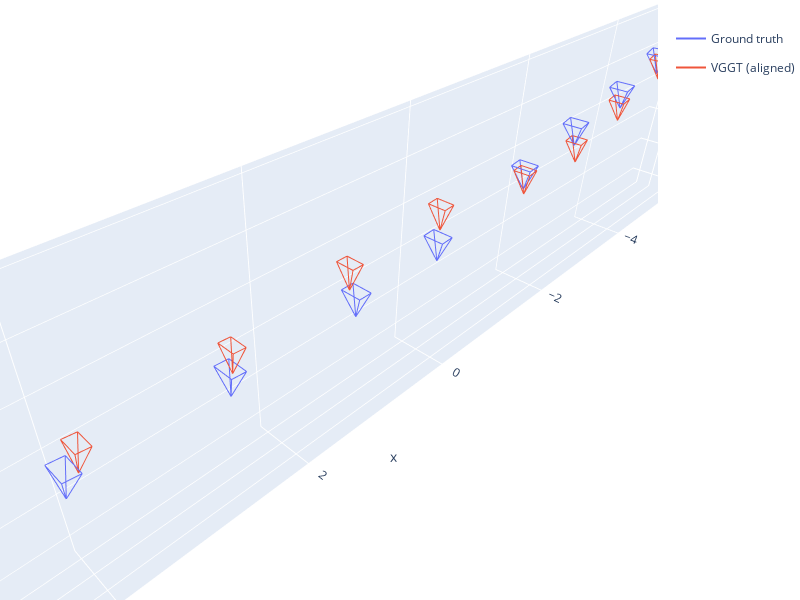

Notebook source saved alongside this figure:
### Code cell
gt_cams = make_camera_batch(gt_pose_map, gt_spec_map)
# any_cams = make_camera_batch(aligned_any_pose_map, any_spec_map)
vggt_cams = make_camera_batch(aligned_vggt_pose_map, vggt_spec_map)
mvo_cams = make_camera_batch(aligned_mvo_pose_map, mvo_spec_map)


fig = v3d.make_fig(
    gt_cams.replace_fig_config(name="Ground truth", scale=0.3),
    vggt_cams.replace_fig_config(name="VGGT (aligned)", scale=0.3),
    show_zero=True,
)
fig.update_layout(width=800, height=600)
fig.show()

### Figure 1 — Plotly figure (JSON) as saved in the notebook; plotly's stock layout.template omitted (floating-point values rounded to 4 significant figures; data arrays with more than 128 entries replaced by an {"elided": "..."} marker saying what was removed)
{"data": [{"legendgroup": "Ground truth", "mode": "lines", "name": "Ground truth", "type": "scatter3d", "x": {"elided": "288 float values"}, "y": {"elided": "288 float values"}, "z": {"elided": "288 float values"}}, {"legendgroup": "VGGT (aligned)", "mode": "lines", "name": "VGGT (aligned)", "type": "scatter3d", "x": {"elided": "288 float values"}, "y": {"elided": "288 float values"}, "z": {"elided": "288 float values"}}, {"marker": {"color": "rgba(0, 0, 0, 0.0)", "size": 0.01}, "showlegend": false, "type": "scatter3d", "x": [0], "y": [0], "z": [0]}], "layout": {"height": 600, "legend": {"y": 0.96}, "margin": {"b": 0, "l": 0, "r": 0, "t": 0}, "scene": {"aspectmode": "data"}, "width": 800}}
